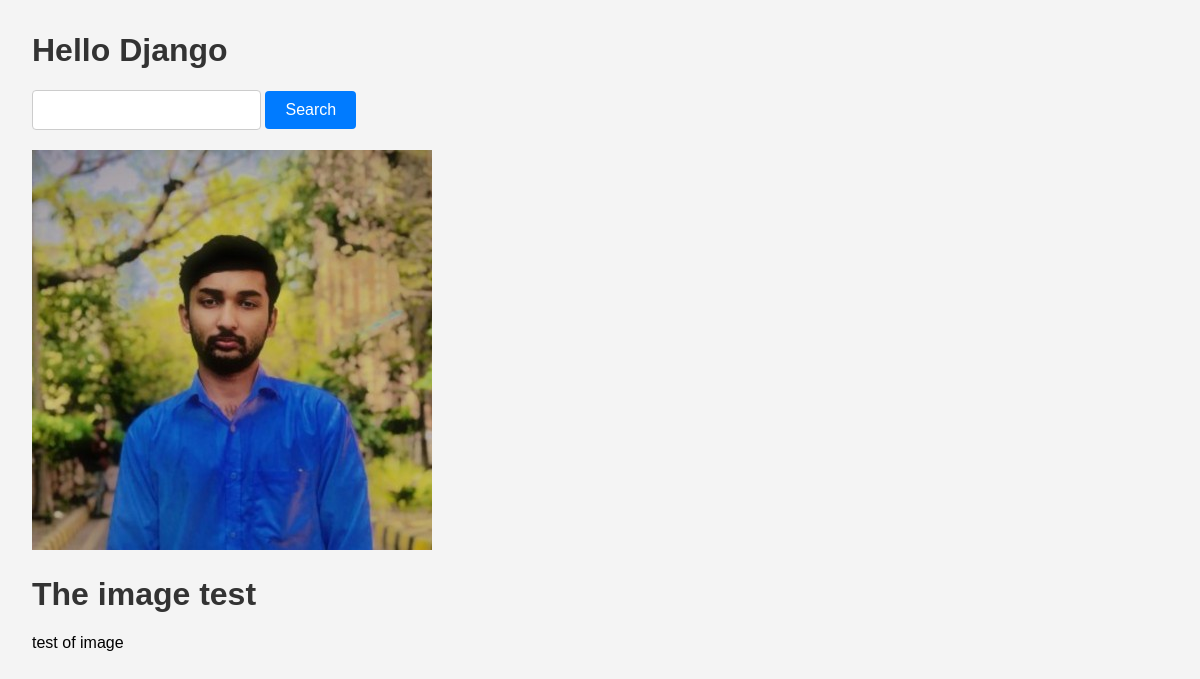
Screenshot of /articles/21/ with the database file from the repository.
### articles/models.py (models this page shows, shortened)
class Article(models.Model):
    title = models.CharField(max_length=120)
    content = models.TextField()
    image = models.ImageField(upload_to='articles/', blank=True, null=True)

### articles/views.py (the view)
# urls.py: path('articles/<int:id>/', articles_views.article_detail_view, name='article_detail'),
def article_detail_view(request, id=None):
    article_obj = None
    if id is not None:
        article_obj = Article.objects.get(id=id)
    context = {
        "object": article_obj,
    }
    return render(request, "articles/detail.html", context=context)

### templates/articles/detail.html
{% extends 'base.html' %}
{% block content %}
{% if object.image %}
    <img src="{{ object.image.url }}" alt="{{ object.title }}">
{% else %}
    <p>No image available</p>
{% endif %}
<h1>{{ object.title }}</h1>
<p>{{ object.content }}</p>
{% endblock %}

### static/css/style.css (style rules this page uses)
body { font-family: Arial, sans-serif; margin: 2rem; padding: 0; background-color: #f4f4f4; box-sizing: border-box; }
h1 { color: #333; }

### rows the page displays
Article: image (picture), title "The image test", content "test of image"
